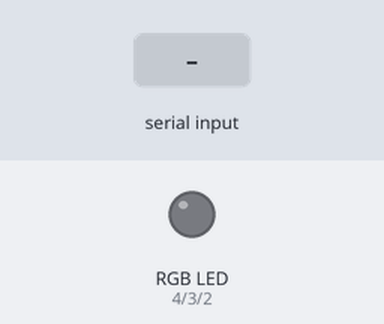
Bench run of a sketch on a simulated Arduino Uno, built with avr-gcc and run on an emulated ATmega328P. Shown: an RGB LED mixed from three pins (HIGH = lit). The test bench sets the inputs (shaded band). Dim RGB values are drawn brighter than linear.

Above: at 1.2 s.
1.3 s: "greenfade\n" received over Serial
At 2.06 s:
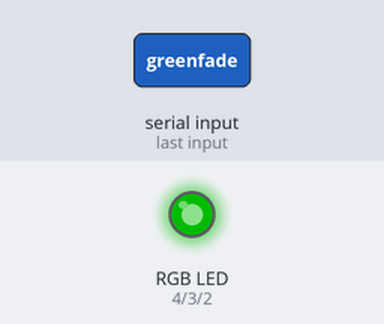
4.3 s: "redfade\n" received over Serial
At 5.67 s:
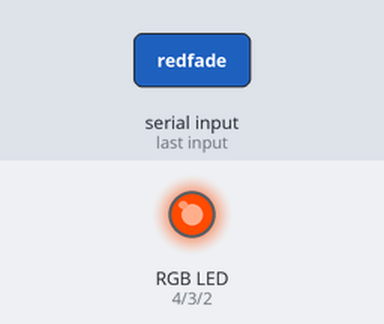
7.3 s: "red\n" received over Serial
At 8.08 s:
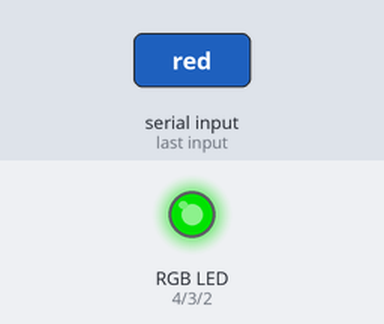
10.3 s: "bluefade\n" received over Serial
At 12.0 s:
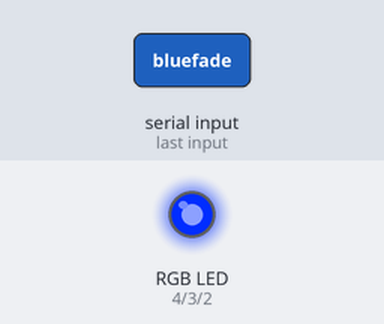
13.3 s: "green\n" received over Serial
16.3 s: "rspeed\n" received over Serial
Timing chart, 0 to 20.3 s (numbered marks = the images above; inputs shaded):
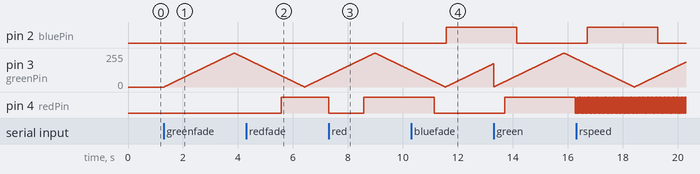

Measured:
- after the input at 1.3 s, pin 3 (greenPin): rises from 0/255 to 255/255 in 2.5 s, then falls to 212/255 in 0.43 s
- after the input at 4.3 s, pin 4 (redPin): LOW → HIGH after 1.3 s
- after the input at 7.3 s, pin 4 (redPin): HIGH → LOW after 0.00 s instead of 0.84 s
- after the input at 10.3 s, pin 2 (bluePin): LOW → HIGH after 1.3 s

The sketch:

rgb.ino
```cpp
// (licence header left out)
#include <SPI.h>
#include <Thread.h>

const int redPin = 4;
const int greenPin = 3;
const int bluePin = 2;

int red = 0;
int rf = 0;
int rt = 255;
int green = 0;
int gf = 0;
int gt = 255;
int blue = 0;
int bf = 0;
int bt = 255;

struct stat
{
	int r;
	int g;
	int b;
	bool r_fade;
	bool g_fade;
	bool b_fade;
} status;

void red_thread();
bool r_rev = false;

void green_thread();
bool g_rev = false;

void blue_thread();
bool b_rev = false;

Thread r_fade = Thread();
Thread g_fade = Thread();
Thread b_fade = Thread();

void parse(String com);

void setup()
{
	Serial.begin(9600);
	pinMode(redPin, OUTPUT);
	pinMode(greenPin, OUTPUT);
	pinMode(bluePin, OUTPUT);

	r_fade.enabled = false;
	r_fade.onRun(red_thread);
	r_fade.setInterval(10);

	g_fade.enabled = false;
	g_fade.onRun(green_thread);
	g_fade.setInterval(10);

	b_fade.enabled = false;
	b_fade.onRun(blue_thread);
	b_fade.setInterval(10);
}

void red_thread()
{
	if (red < rf) red = rf;
	if (red > rt) red = rf;
	if (red == rt) r_rev = true;
	if (red == rf) r_rev = false;
	((!r_rev) ? (red++, analogWrite(redPin, red)) : (red--, analogWrite(redPin, red)));
}

void green_thread()
{
	if (red < rf) green = gf;
	if (green > gt) green = gf;
	if (green == gt) g_rev = true;
	if (green == gf) g_rev = false;
	((!g_rev) ? (green++, analogWrite(greenPin, green)) : (green--, analogWrite(greenPin, green)));
}


void blue_thread()
{
	if (blue < bf) red = bf;
	if (blue > bt) blue = bf;
	if (blue == bt) b_rev = true;
	if (blue == bf) b_rev = false;
	((!b_rev) ? (blue++, analogWrite(bluePin, blue)) : (blue--, analogWrite(bluePin, blue)));
}

void parse(String com)
{
	String p1;
	String p2;
	p1 = com.substring(0, com.indexOf("="));
	p2 = com.substring(com.indexOf("=") + 1);

	if (p1.equalsIgnoreCase("red"))
	{
		red = p2.toInt();
		analogWrite(redPin, red);
	}
	if (p1.equalsIgnoreCase("green"))
	{
		green = p2.toInt();
		analogWrite(greenPin, green);
	}
	if (p1.equalsIgnoreCase("blue"))
	{
		blue = p2.toInt();
		analogWrite(bluePin, blue);
	}
	if (p1.equalsIgnoreCase("redfade")) (r_fade.enabled) ? r_fade.enabled = false : r_fade.enabled = true;
	if (p1.equalsIgnoreCase("greenfade")) (g_fade.enabled) ? g_fade.enabled = false : g_fade.enabled = true;
	if (p1.equalsIgnoreCase("bluefade")) (b_fade.enabled) ? b_fade.enabled = false : b_fade.enabled = true;
	if (p1.equalsIgnoreCase("rspeed")) r_fade.setInterval(p2.toInt());
	if (p1.equalsIgnoreCase("gspeed")) g_fade.setInterval(p2.toInt());
	if (p1.equalsIgnoreCase("bspeed")) b_fade.setInterval(p2.toInt());

	if (p1.equalsIgnoreCase("speed"))
	{
		r_fade.setInterval(p2.toInt());
		g_fade.setInterval(p2.toInt());
		b_fade.setInterval(p2.toInt());
	}
	if (p1.equalsIgnoreCase("rf")) rf = p2.toInt();
	if (p1.equalsIgnoreCase("rt")) rt = p2.toInt();
	if (p1.equalsIgnoreCase("gf")) gf = p2.toInt();
	if (p1.equalsIgnoreCase("gt")) gt = p2.toInt();
	if (p1.equalsIgnoreCase("bf")) bf = p2.toInt();
	if (p1.equalsIgnoreCase("bt")) bt = p2.toInt();
	if (p1.equalsIgnoreCase("ping")) Serial.write("ping=pong\n");

	/* color increment/decrement */
	if (p1.equalsIgnoreCase("ru") && red <= 255)
	{
		red++;analogWrite(redPin, red);
	}
	if (p1.equalsIgnoreCase("gu") && green <= 255)
	{
		green++;analogWrite(greenPin, green);
	}
	if (p1.equalsIgnoreCase("bu") && blue <= 255)
	{
		blue++;analogWrite(bluePin, blue);
	}

	if (p1.equalsIgnoreCase("rd") && red > 0)
	{
		red--;analogWrite(redPin, red);
	}
	if (p1.equalsIgnoreCase("gd") && green > 0)
	{
		green--;analogWrite(greenPin, green);
	}
	if (p1.equalsIgnoreCase("bd") && blue > 0)
	{
		blue--;analogWrite(bluePin, blue);
	}


	if (p1.equalsIgnoreCase("off"))
	{
		red = 0;
		green = 0;
		blue = 0;
		r_fade.enabled = false;
		g_fade.enabled = false;
		b_fade.enabled = false;
		analogWrite(redPin, red);
		analogWrite(greenPin, green);
		analogWrite(bluePin, blue);
	}
	if (p1.equalsIgnoreCase("dark"))
	{
		status.r = red;
		status.g = green;
		status.b = blue;
		status.r_fade = r_fade.enabled;
		status.g_fade = g_fade.enabled;
		status.b_fade = b_fade.enabled;
		red = 0;
		green = 0;
		blue = 0;
		r_fade.enabled = false;
		g_fade.enabled = false;
		b_fade.enabled = false;
		analogWrite(redPin, red);
		analogWrite(greenPin, green);
		analogWrite(bluePin, blue);
	}
	if (p1.equalsIgnoreCase("resume"))
	{
		red = status.r;
		green = status.g;
		blue = status.b;
		r_fade.enabled = status.r_fade;
		g_fade.enabled = status.g_fade;
		b_fade.enabled = status.b_fade;
		analogWrite(redPin, red);
		analogWrite(greenPin, green);
		analogWrite(bluePin, blue);

	}
}

String line;

void loop()
{
	if (r_fade.shouldRun()) r_fade.run();
	if (g_fade.shouldRun()) g_fade.run();
	if (b_fade.shouldRun()) b_fade.run();

	/* read serial data */
	while (Serial.available())
	{
		char c = Serial.read();
		if (c == '\n')
		{
			parse(line);
			line = "";
		}
		else
		{
			line += c;
		}
	}
}
```
